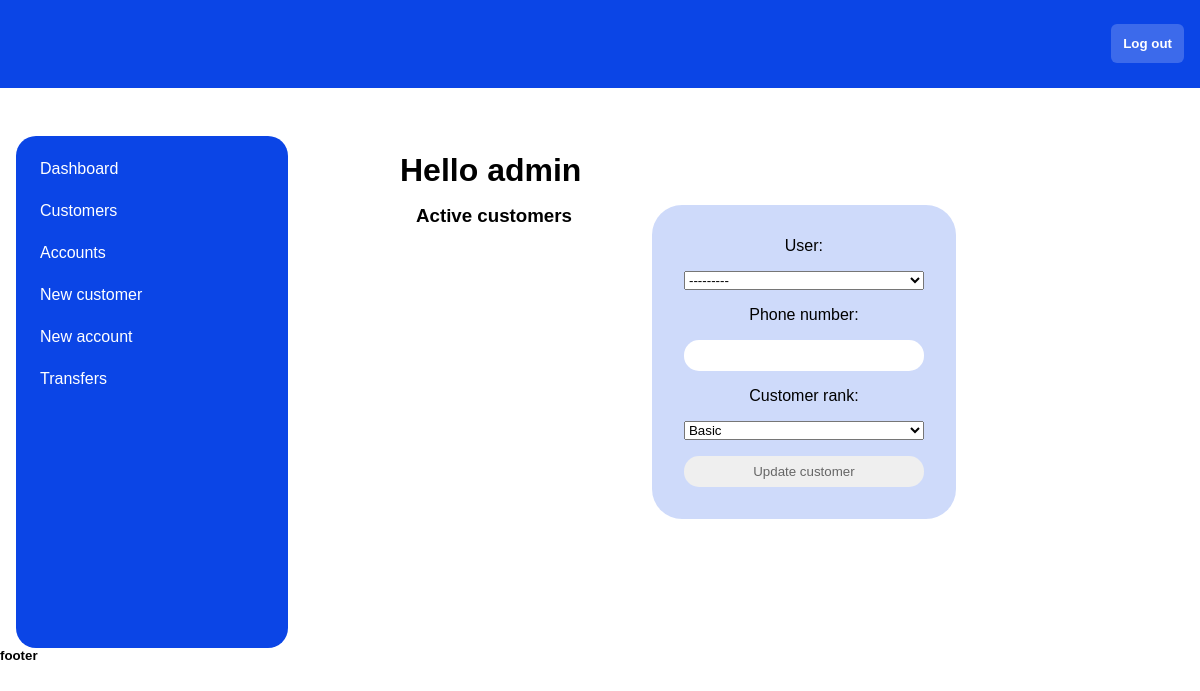
The page /staffCustomerView/ (signed in) on the database as committed earlier.
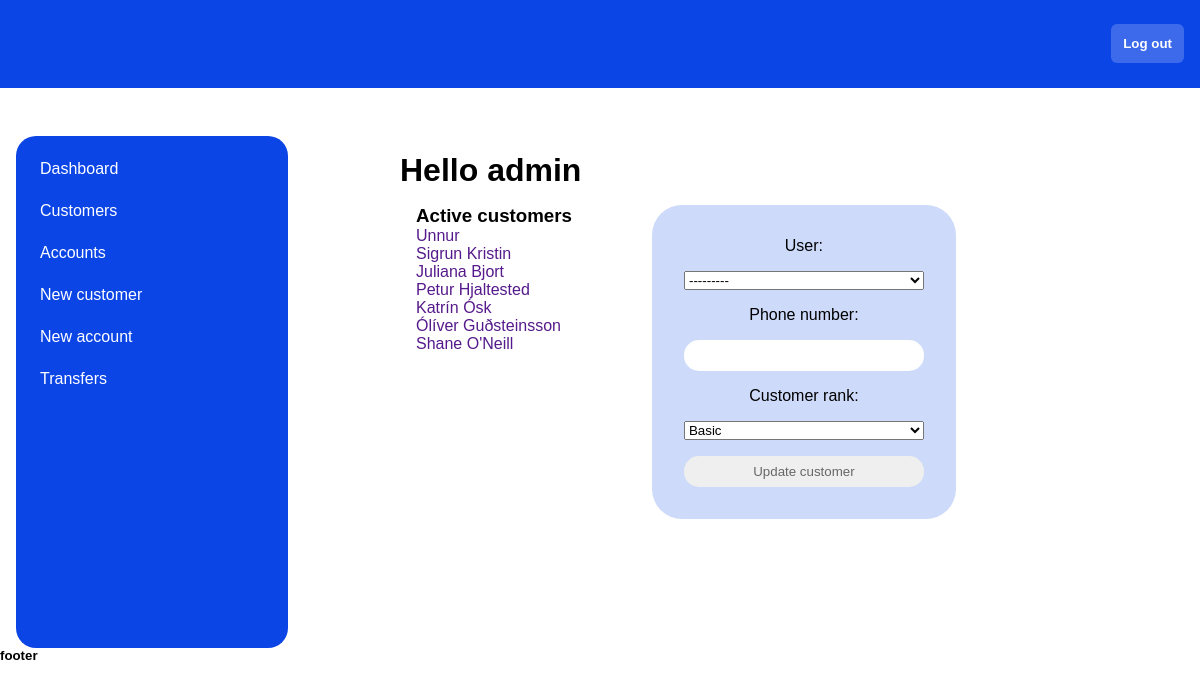
The same page on the database as committed later.
### bank_app/models.py (models this page shows, shortened)
class Customer(models.Model):
   BASIC = 'basic'
   SILVER = 'silver'
   GOLD = 'GOLD'
   RANKS = [
      (BASIC, 'Basic'),
      (SILVER, 'Silver'),
      (GOLD, 'Gold'),
   ]
   user = models.OneToOneField(User, primary_key=True, on_delete=models.CASCADE)
   phone_number = models.CharField(max_length=20)
   customer_rank = models.CharField(choices=RANKS, default=BASIC, max_length=6)
   @property
   def full_name(self) -> str:
      return f'{self.user.first_name} {self.user.last_name}'

### bank_app/views.py (the view)
# urls.py: path('staffCustomerView/', views.staffCustomerView, name='staffCustomerView'),
@login_required
def staffCustomerView(request):
   user = request.user
   assert request.user.is_staff, 'Not for regular customers, only for admin'
   if request.method == "POST":
      update_customer_form = UpdateCustomerForm(request.POST, instance=request.user.customer)
      if update_customer_form.is_valid:
         update_customer_form.save()
   context = {
      'update_customer_form':UpdateCustomerForm,
      'user_id':user.id,
      'customers':Customer.objects.all(),
   }
   return render(request, 'bank_app/staffCustomerView.html', context)

### bank_app/templates/bank_app/staffCustomerView.html (shortened to what this page needs)
{% extends 'bank_app/base/base2.html' %}
{% block content %}
<div class="flex">
  <div>
    <h3>Active customers</h3>
    {% for customer in customers %}
    <li>
      <a href="">{{ customer.full_name }}</a>
    </li>
    {% endfor %}
  </div>
  <div class="form">
    <form action="" method="POST">
      {{ update_customer_form }}
      <input type="submit" value="Update customer" name="" id="">
    </form>
  </div>
</div>
{% endblock %}

Rows that differ between the two databases and show on the page:
added Customer: full_name "Unnur"
added Customer: full_name "Sigrun Kristin"
added Customer: full_name "Juliana Bjort"
added Customer: full_name "Petur Hjaltested"
added Customer: full_name "Katrín Ósk"
added Customer: full_name "Ólíver Guðsteinsson"
added Customer: full_name "Shane O'Neill"
